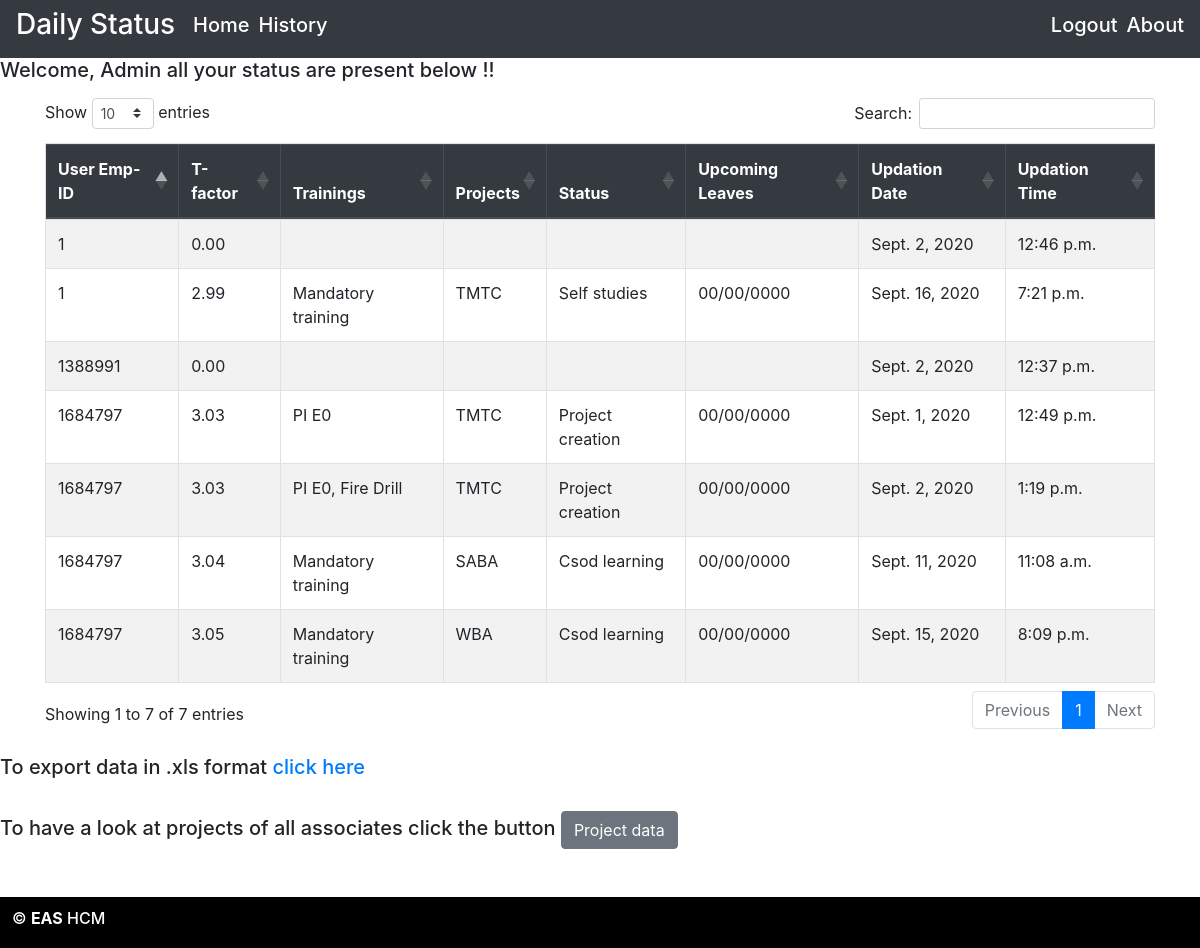
The page /history (signed in) on the database its author committed.
### d_login/models.py (models this page shows, shortened)
class UserDataHistory(models.Model):
    class Meta:
        unique_together = (('updated_on','user'))
    user = models.ForeignKey(User, on_delete=models.CASCADE)
    updated_on = models.DateTimeField(default = datetime.now)
    t_factor = models.DecimalField(max_digits=3, decimal_places=2,default = 0.00)
    trainings = models.TextField(default = "")
    projects = models.TextField(default = "")
    status = models.CharField(max_length=250,default = "")
    leaves = models.CharField(max_length=100,default = "")

class UserData(models.Model):
    user = models.OneToOneField(User,on_delete=models.CASCADE,primary_key=True)
    updated_on = models.DateTimeField(default = datetime.now)
    t_factor = models.DecimalField(max_digits=3, decimal_places=2,default = 0.00)
    trainings = models.TextField(default = "")
    projects = models.TextField(default = "")
    status = models.CharField(max_length=250,default = "")
    leaves = models.CharField(max_length=100,default = "")

### d_login/views.py (the view)
# urls.py: path('history',views.get_history, name="history"),
@login_required
def get_history(request):
    context = get_data(request)
    fname = User.objects.get(username = request.user).first_name
    context["fname"] = fname
    return render(request,"history.html",context)

### d_login/views.py (called while the page is built)
@login_required
def get_data(request):
    user = request.user
    users_in_group = Group.objects.get(name="admins").user_set.all()
    if user in users_in_group:
        today = UserData.objects.filter()
        hist = UserDataHistory.objects.filter()
        context = {"today" : [i for  i in today]}
        context["hist"] = [i for i in hist]
    else:
        hist = UserDataHistory.objects.filter(user = user)
        today = UserData.objects.filter(user=user)
        context ={"hist": [i for i in hist]}
        context["today"] = [i for i in today]
    return context

### templates/history.html (shortened to what this page needs)
{% load static %}
<!DOCTYPE html>
<html lang="en">
<head>
    <link rel="stylesheet" href="https://maxcdn.bootstrapcdn.com/bootstrap/4.5.2/css/bootstrap.min.css">
    <link rel="stylesheet" href="https://cdn.datatables.net/1.10.21/css/dataTables.bootstrap4.min.css">
</head>
<body >
    <nav class="navbar navbar-expand-sm bg-dark container-fluid">
        <h3 style="color:white;">Daily Status</h3> &nbsp;&nbsp;&nbsp;&nbsp;
        <ul class="navbar-nav mr-auto">
            <li class="nav-item active"><a style="color:white;float:right" href="home"><h5>Home</h5></a></li>&nbsp;&nbsp;
            <li class="nav-item active"><a style="color:white;float:right" href="history"><h5>History</h5></a></li>
        </ul>
        <h5><a style="color:white;float:right" href="logout"> Logout</a></h5>&nbsp;&nbsp;
        <h5><a style="color:white;float:right" href="help">About</a></h5>
    </nav>
    <h5 > Welcome, {{fname}} all your status are present below !!</h5>
    <div class="container mt-3">
    <table class=" table-striped table-bordered table mytable">
        <thead class="thead-dark">
            <th>User Emp-ID</th>
            <th>T-factor</th>
            <th>Trainings</th>
            <th>Projects</th>
            <th>Status</th>
            <th>Upcoming Leaves</th>
            <th>Updation Date</th>
            <th>Updation Time</th>
        </thead>
        {% for x in hist %}
        <tr>
            <td>{{x.user}}</td>
            <td>{{x.t_factor}}</td>
            <td>{{x.trainings}}</td>
            <td>{{x.projects}}</td>
            <td>{{x.status}}</td>
            <td>{{x.leaves}}</td>
            <td>{{x.updated_on.date}}</td>
            <td>{{x.updated_on.time}}</td>
        </tr>
        {% endfor %}
        {% for y in today %}
        <tr>
            <td>{{y.user}}</td>
            <td>{{y.t_factor}}</td>
            <td>{{y.trainings}}</td>
            <td>{{y.projects}}</td>
            <td>{{y.status}}</td>
            <td>{{y.leaves}}</td>
            <td>{{y.updated_on.date}}</td>
            <td>{{y.updated_on.time}}</td>
        </tr>
        {% endfor %}
    </table>
    </div>
    <br>
    <h5 > To export data in .xls format <a href='status_data'>click here</a></h5><br>
    <h5>To have a look at projects of all associates click the button&nbsp;<a href="project_data"><button class="btn btn-secondary">Project data</button></a></h5>
    <div style="margin-top:4%;background:black;padding:1%;color:white;bottom:0px;">
        <h6>&copy; <b>EAS</b> HCM</h6>
    </div>
</body>
</html>

### rows shown on the page
UserDataHistory: user "1684797", t_factor "3.03", trainings "PI E0", projects "TMTC", status "Project creation", leaves "00/00/0000", updated_on "Sept. 1, 2020", updated_on.time "12:49 p.m."
UserDataHistory: user "1684797", t_factor "3.03", trainings "PI E0, Fire Drill", projects "TMTC", status "Project creation", leaves "00/00/0000", updated_on "Sept. 2, 2020", updated_on.time "1:19 p.m."
UserDataHistory: user "1684797", t_factor "3.04", trainings "Mandatory training", projects "SABA", status "Csod learning", leaves "00/00/0000", updated_on "Sept. 11, 2020", updated_on.time "11:08 a.m."
UserDataHistory: user "1", t_factor "0.00", updated_on "Sept. 2, 2020", updated_on.time "12:46 p.m."
UserData: user "1388991", t_factor "0.00", updated_on "Sept. 2, 2020", updated_on.time "12:37 p.m."
UserData: user "1684797", t_factor "3.05", trainings "Mandatory training", projects "WBA", status "Csod learning", leaves "00/00/0000", updated_on "Sept. 15, 2020", updated_on.time "8:09 p.m."
UserData: user "1", t_factor "2.99", trainings "Mandatory training", projects "TMTC", status "Self studies", leaves "00/00/0000", updated_on "Sept. 16, 2020", updated_on.time "7:21 p.m."

### other values the page prints
{{ fname }} "Admin"
